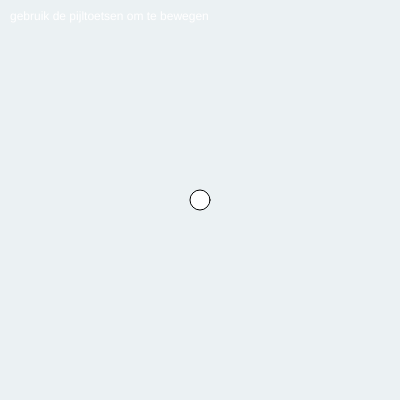
Frame 1 (no input)
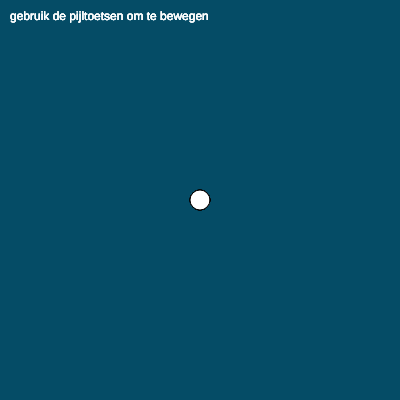
Frame 60 (no input)
Frame 120 (the mouse pressed at the canvas centre since frame 60): identical to frame 60, image omitted

The p5.js sketch that drew these frames (run headless with seeded random() and noise() and a simulated clock; from frame 60 on, the mouse is pressed at the canvas centre):

// p5.js sketch
// ── sketch.js
let x = 200;
let y = 200;

function setup() {
	createCanvas(400, 400);
}

function draw() {
	background(2, 76, 104, 20);
	fill(255);
	text("gebruik de pijltoetsen om te bewegen", 10, 20);
	ellipse(x, y, 20, 20);
}

function keyPressed() {
	if (keyCode == LEFT_ARROW) {
		x -= 10;
	} else if (keyCode == RIGHT_ARROW) {
		x += 10;
	} else if (keyCode == UP_ARROW) {
		y -= 10;
	} else if (keyCode == DOWN_ARROW) {
		y += 10;
	}
}
